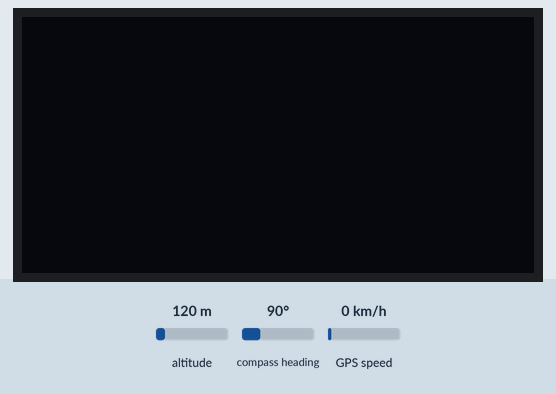
This sketch was run on a simulated ESP32. On the bench: 128×64 one-colour display. The test bench sets the inputs (shaded band); at power-on: altitude 120 m, compass heading 90°, GPS speed 0 km/h. The GPS gets a fix after 3 s at 37.7749, -122.4194 with 8 satellites; what the sketch prints to the serial monitor is not drawn.

Above: at 1.2 s.
1.3 s: altitude set to 20 m
At 5.1 s:
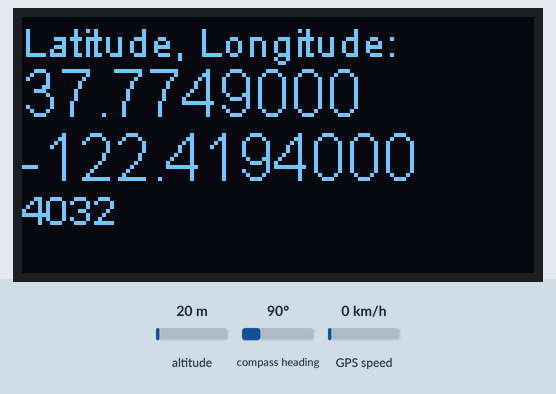
5.4 s: compass heading set to 180°
At 7.1 s:
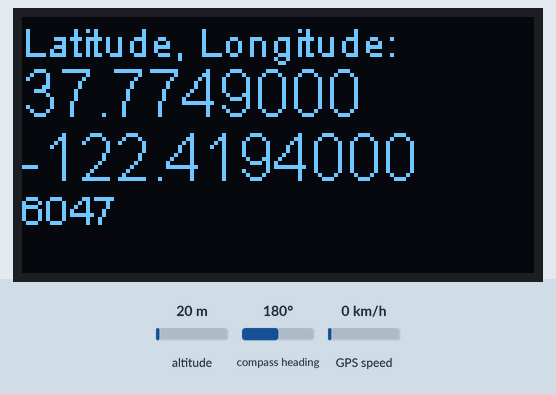
9.5 s: compass heading set to 7°
At 11.3 s:
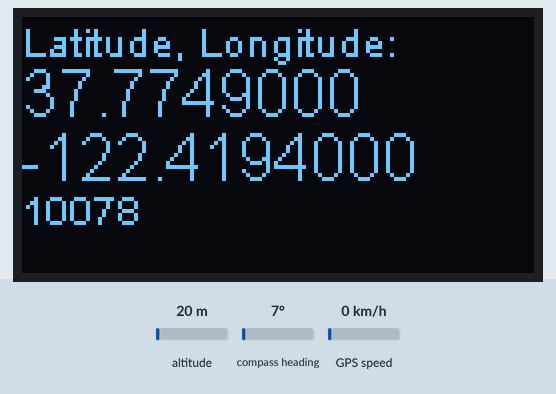
13.6 s: GPS speed set to 30 km/h
At 15.5 s:
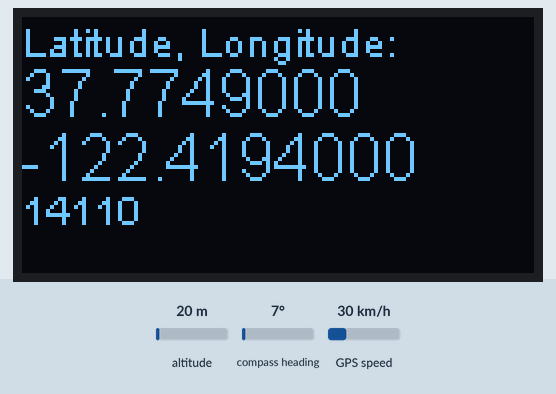
17.6 s: altitude set to 250 m
At 18.5 s:
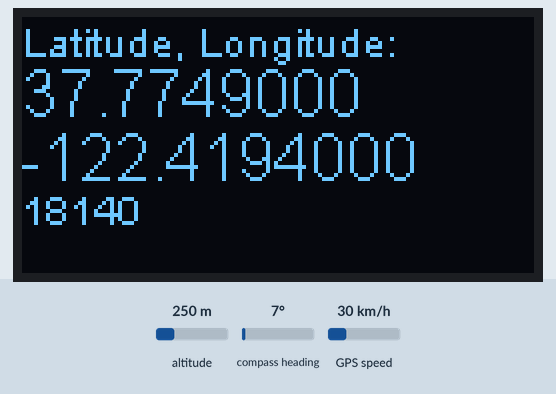
Timing chart, 0 to 20.6 s (numbered marks = the images above; inputs shaded):
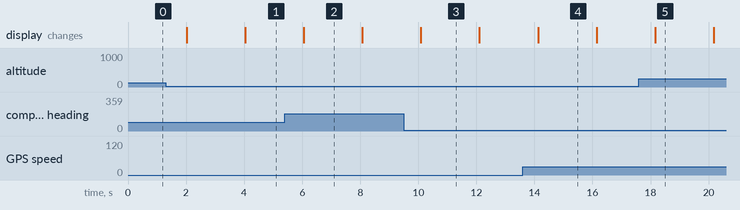

The sketch:

display-parsed-gps-esp32-t-beam.ino
```cpp
#include "src/gps/gps.h"
#include "src/oled/oled.h"

int interval = 2000;
long lastSendTime = 0;
LatLong latlong = {0.0, 0.0};

void setup() {
  Serial.begin(9600);
  initGPS();
  initOLED();
}

void loop() {
  // Get the GPS information as soon as it is available,
  // but display the lat-long in serial monitor and OLED only every interval
  while (isGPSAvailable()) {
    getLatLong(&latlong);
  }

  if (millis() - lastSendTime > interval) {
    Serial.print(millis());
    Serial.print(" Lat-Long: ");
    Serial.print(latlong.latitude, 7);
    Serial.print(", ");
    Serial.println(latlong.longitude, 7);

    displayOLED(latlong.latitude, latlong.longitude);

    lastSendTime = millis();
  }
}
```

gps.cpp
```cpp
#include "gps.h"
#include <HardwareSerial.h>
#include <TinyGPS++.h>

#define GPS_SERIAL_NUM 1
#define GPS_RX_PIN 34
#define GPS_TX_PIN 12

HardwareSerial GPSSerial(GPS_SERIAL_NUM);
TinyGPSPlus gps;

void initGPS() {
  GPSSerial.begin(9600, SERIAL_8N1, GPS_RX_PIN, GPS_TX_PIN);
}

bool isGPSAvailable() {
  if (GPSSerial.available() > 0) {
    return true;
  }

  return false;
}

void getLatLong(struct LatLong *ll) {
  gps.encode(GPSSerial.read());
  if (gps.location.isUpdated()){
    ll->latitude = gps.location.lat();  // double TinyGPSLocation::lat()
    ll->longitude = gps.location.lng();  // double TinyGPSLocation::lng()
  }
}
```

gps.h
```cpp
#include "Arduino.h"

struct LatLong {
  double latitude;
  double longitude;
};

void initGPS();
bool isGPSAvailable();
void getLatLong(struct LatLong *);
```

oled.cpp
```cpp
#include "SSD1306Wire.h"
#define I2C_SDA 21
#define I2C_SCL 22

SSD1306Wire display(0x3c, I2C_SDA, I2C_SCL);

void initOLED() {
  display.init();

  display.flipScreenVertically();
  display.setFont(ArialMT_Plain_10);
  display.setTextAlignment(TEXT_ALIGN_LEFT);
}

void displayOLED(double latitude, double longitude) {
  display.clear();

  display.setTextAlignment(TEXT_ALIGN_LEFT);
  display.setFont(ArialMT_Plain_10);
  display.drawString(0, 0, "Latitude, Longitude:");

  display.setFont(ArialMT_Plain_16);
  display.drawString(0, 10, String(latitude, 7));
  display.drawString(0, 26, String(longitude, 7));

  display.setFont(ArialMT_Plain_10);
  display.drawString(0, 42, String(millis()));

  display.display();
}
```

oled.h
```cpp
#include "Arduino.h"

void initOLED();
void displayOLED(double, double);
```

Measured:
- what the display in image 2 shows lasts 2.0 s, from 6.1 s to 8.1 s
